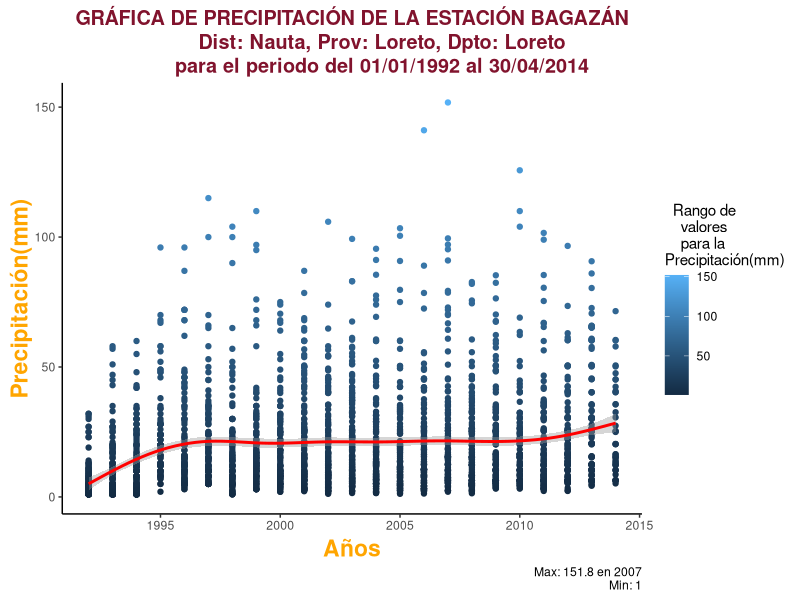
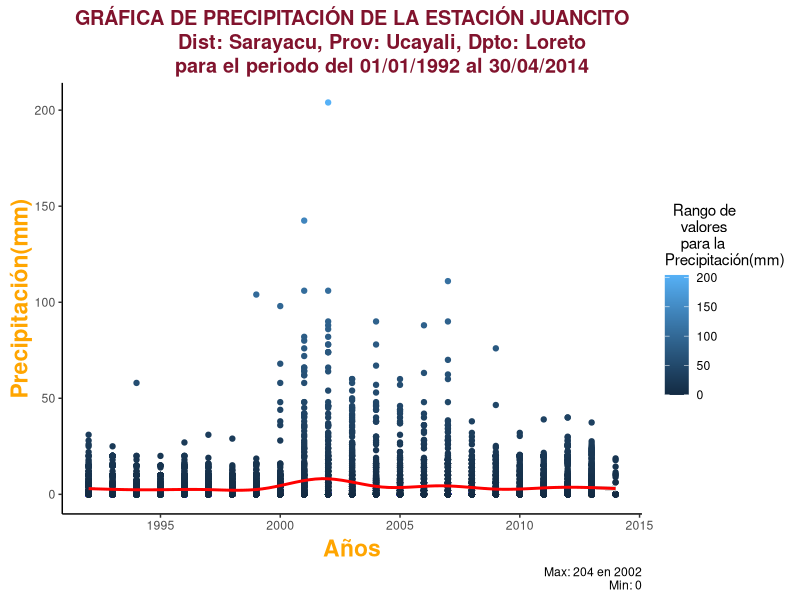
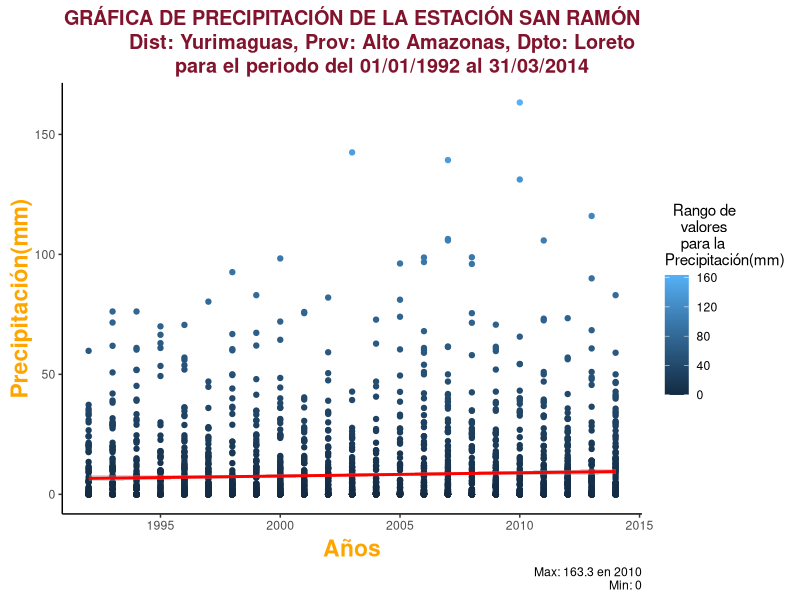
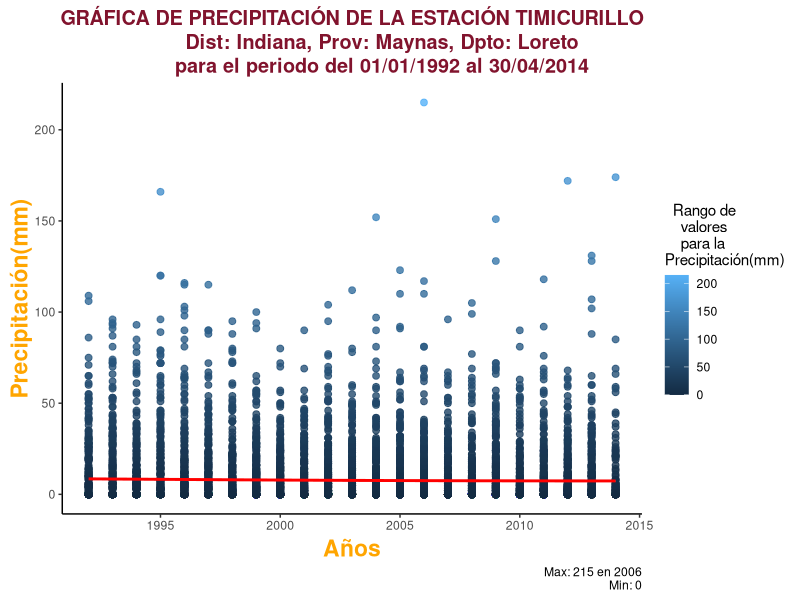
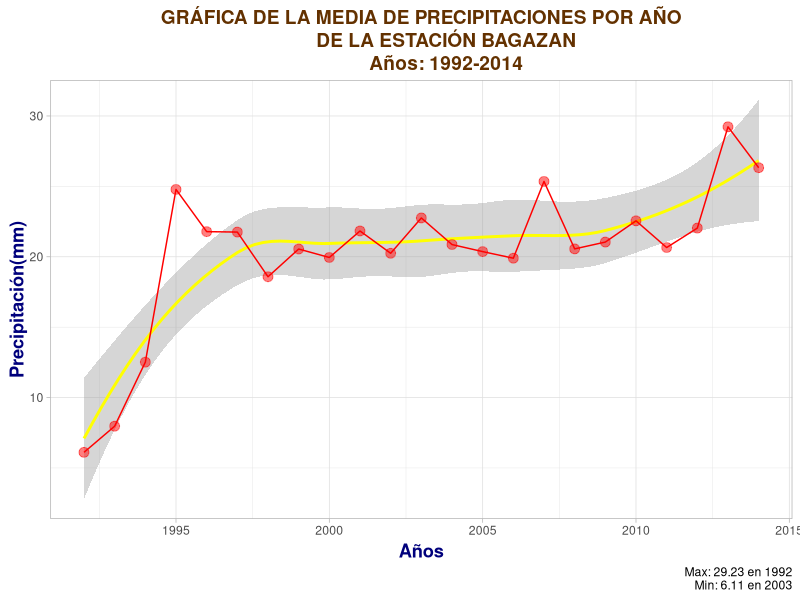
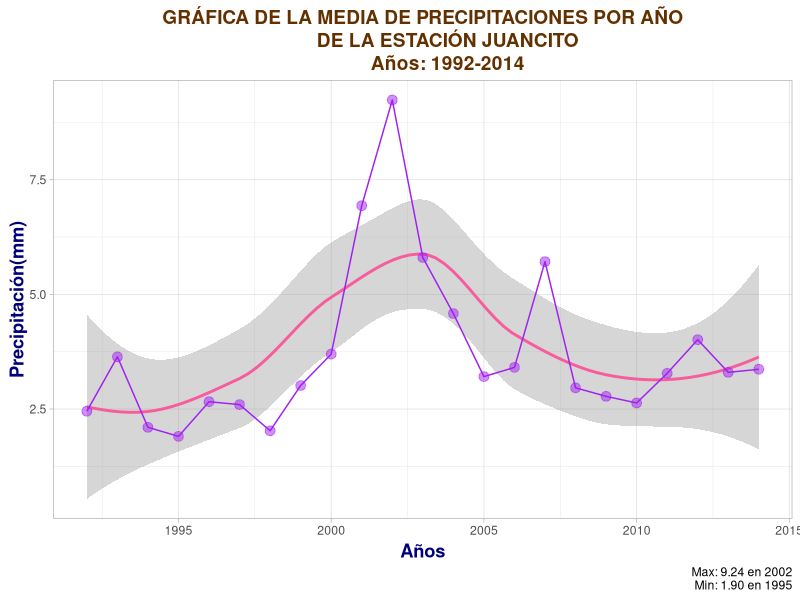
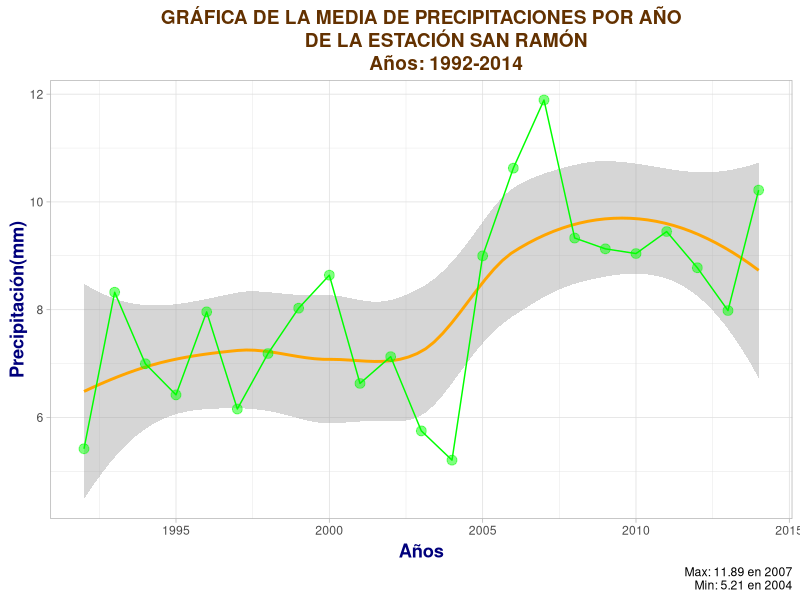
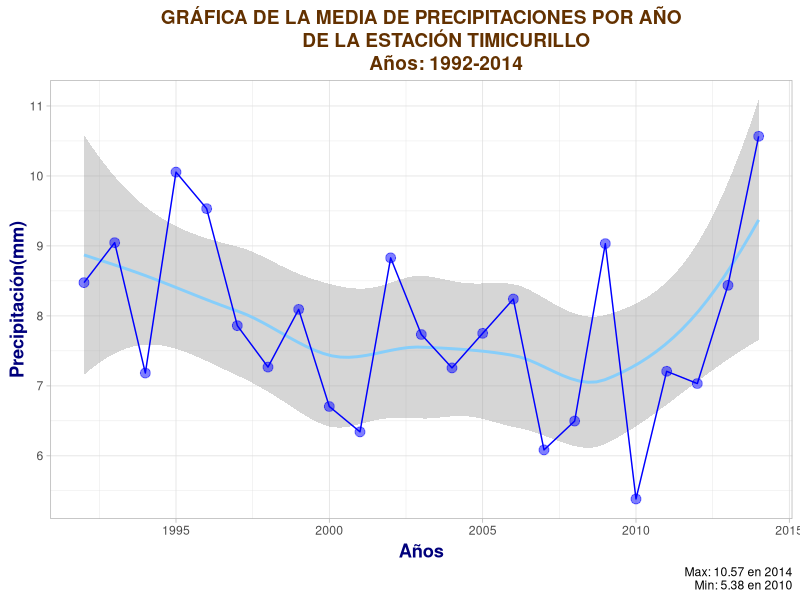

Reproduce these figures in R, in order.
library(tidyverse)
library(dplyr)
library(readxl)
library(ncdf4)
library(Hmisc)


#----DATOS HISTÓRICOS DE LAS ESTACIONES
##BAGAZAN - 01/01/1964-30/04/2014
##JUANCITO - 01/09/1964-31/01/2014
##SAN RAMON - 01/05/1969-31/07/2014
##TIMICURILLO - 01/01/1992-30/04/2014

#----SE TOMAN LAS FECHAS COMUNES
#01/01/1992 - 2014


#----ESTACION BAGAZAN
##Leemos el Excel
Bagazan = read_excel("Loreto_Bagazan.xlsx")
View(Bagazan)
##Filtramos los años en común con las demás estaciones
Bagazan_pp = Bagazan %>% 
  filter(Column1 >= 1992 & Column4)
View(Bagazan_pp)

##La precipitación máxima es 151.8
max(Bagazan_pp$Column4)
##La precipitación mínima es 1
  min(Bagazan_pp$Column4)

##Ploteamos la precipitación de la estación
ggplot(Bagazan_pp, aes(x=Column1, y = Column4)) + 
  geom_point(aes(color = Column4)) +
  geom_smooth(color= "Red") +
  theme_classic() +
  ggtitle("GRÁFICA DE PRECIPITACIÓN DE LA ESTACIÓN BAGAZÁN
          Dist: Nauta, Prov: Loreto, Dpto: Loreto
          para el periodo del 01/01/1992 al 30/04/2014") +
  theme(plot.title = element_text(size=rel(1.3),
                                  face="bold",
                                  vjust=0.5,
                                  hjust=0.5,
                                  color="#81132D",
                                  lineheigh=1.0)) + 
  labs(x="Años", y="Precipitación(mm)",
       caption = "Max: 151.8 en 2007
                  Min: 1",
       color = "  Rango de
    valores 
    para la 
Precipitación(mm)") +
  theme(axis.title.x = element_text(face="bold",
                                    vjust=0.5,
                                    color="orange",
                                    size=rel(1.5))) +
  theme(axis.title.y = element_text(face="bold",
                                    vjust=0.5,
                                    color="orange",
                                    size=rel(1.5)))
               
#----ESTACIO JUANCITO
##Leemos el Excel
Juancito = read_excel("Loreto_Juancito.xlsx")
View(Juancito)
##Filtramos los años en común con las demás estaciones y eliminamos los valores
##de los que no hubo registros
Juancito_pp = Juancito %>% 
  filter(Column1 >= 1992 & Column4 %nin% "-99.9")
View(Juancito_pp)

##La precipitación máxima es 204
max(Juancito_pp$Column4)
##La precipitación mínima es 0
min(Juancito_pp$Column4)

##Ploteamos la precipitación de la estación
ggplot(Juancito_pp, aes(x=Column1, y = Column4)) + 
  geom_point(aes(color = Column4)) +
  geom_smooth(color= "Red") +
  theme_classic() +
  ggtitle("GRÁFICA DE PRECIPITACIÓN DE LA ESTACIÓN JUANCITO
          Dist: Sarayacu, Prov: Ucayali, Dpto: Loreto
          para el periodo del 01/01/1992 al 30/04/2014") +
  theme(plot.title = element_text(size=rel(1.3),
                                  face="bold",
                                  vjust=0.5,
                                  hjust=0.5,
                                  color="#81132D",
                                  lineheigh=1.0)) + 
  labs(x="Años", y="Precipitación(mm)",
       caption = "Max: 204 en 2002
                  Min: 0",
       color = "  Rango de
    valores 
    para la 
Precipitación(mm)") +
  theme(axis.title.x = element_text(face="bold",
                                    vjust=0.5,
                                    color="orange",
                                    size=rel(1.5))) +
  theme(axis.title.y = element_text(face="bold",
                                    vjust=0.5,
                                    color="orange",
                                    size=rel(1.5)))

#----ESTACIÓN SAN RAMON
##Leemos el Excel
San_Ramon = read_excel("Loreto_SanRamon.xlsx")
View(San_Ramon)
##Filtramos los años en común con las demás estaciones y eliminamos los valores
##de los que no hubo registros
San_Ramon_pp = San_Ramon %>% 
  filter(Column1 >= 1992 & Column2 <= 04 & Column4 %nin% "-99.9")
View(San_Ramon_pp)

##La precipitación máxima es 163.3
max(San_Ramon_pp$Column4)
##La precipitación mínima es 0
min(San_Ramon_pp$Column4)

##Ploteamos la precipitación de la estación
ggplot(San_Ramon_pp, aes(x = Column1, y = Column4)) + 
  geom_point(aes(color = Column4)) + 
  geom_smooth(color= "Red") +
  theme_classic() +
  ggtitle("GRÁFICA DE PRECIPITACIÓN DE LA ESTACIÓN SAN RAMÓN
          Dist: Yurimaguas, Prov: Alto Amazonas, Dpto: Loreto
          para el periodo del 01/01/1992 al 31/03/2014") +
  theme(plot.title = element_text(size=rel(1.3),
                                  face="bold",
                                  vjust=0.5,
                                  hjust=0.5,
                                  color="#81132D",
                                  lineheigh=1.0)) + 
  labs(x="Años", y="Precipitación(mm)",
       caption = "Max: 163.3 en 2010
                  Min: 0",
       color = "  Rango de
    valores 
    para la 
Precipitación(mm)") +
  theme(axis.title.x = element_text(face="bold",
                                    vjust=0.5,
                                    color="orange",
                                    size=rel(1.5))) +
  theme(axis.title.y = element_text(face="bold",
                                    vjust=0.5,
                                    color="orange",
                                    size=rel(1.5)))


#----ESTACIÓN TIMICURILLO
##Leemos el Excel
Timicurillo = read_excel("Loreto_Timicurillo.xlsx")
View(Timicurillo)
##Filtramos los años en común con las demás estaciones y eliminamos los valores
##de los que no hubo registros
Timicurillo_pp = Timicurillo %>% 
  filter(Column4 %nin% "-100")
View(Timicurillo_pp)

##La precipitación máxima es 215
max(Timicurillo_pp$Column4)
##La precipitación mínima es 0
min(Timicurillo_pp$Column4)

##Ploteamos la precipitación de la estación
ggplot(Timicurillo_pp, aes(x=Column1, y = Column4)) + 
  geom_point(aes(color = Column4),
             alpha = 0.8,
             size = 2) +
  geom_smooth(color= "Red") +
  theme_classic() +
  ggtitle("GRÁFICA DE PRECIPITACIÓN DE LA ESTACIÓN TIMICURILLO
          Dist: Indiana, Prov: Maynas, Dpto: Loreto
          para el periodo del 01/01/1992 al 30/04/2014") +
  theme(plot.title = element_text(size=rel(1.3),
                                  face="bold",
                                  vjust=0.5,
                                  hjust=0.5,
                                  color="#81132D",
                                  lineheigh=1.0)) + 
  labs(x="Años", y="Precipitación(mm)",
       caption = "Max: 215 en 2006
                  Min: 0",
       color = "  Rango de
    valores 
    para la 
Precipitación(mm)") +
  theme(axis.title.x = element_text(face="bold",
                                    vjust=0.5,
                                    color="orange",
                                    size=rel(1.5))) +
  theme(axis.title.y = element_text(face="bold",
                                    vjust=0.5,
                                    color="orange",
                                    size=rel(1.5)))

#----HALLANDO LA MEDIA POR AÑO DE CADA ESTACIÓN----#
##ESTACIÓN BAGAZAN
Bagazan_media = Bagazan_pp %>% 
  group_by(Column1) %>% 
  summarise(Media = mean(Column4))
View(Bagazan_media)

max(Bagazan_media$Media)
### La media máxima es 29.23 en 1992 
min(Bagazan_media$Media)
### La media mínima es 6.11 en 2003
ggplot(Bagazan_media, aes(x = Column1, y = Media)) + 
  geom_smooth(color = "yellow") +
  geom_line(colour="red") +
  geom_point(size = 3,
             colour = "red",
             alpha = 0.5) + 
  ggtitle("GRÁFICA DE LA MEDIA DE PRECIPITACIONES POR AÑO
          DE LA ESTACIÓN BAGAZAN
          Años: 1992-2014") +
  theme_light() +
  theme(plot.title = element_text(size=rel(1.25),
                                  face="bold",
                                  vjust=0.5,
                                  hjust=0.5,
                                  color="#633100",
                                  lineheigh=1.0)) + 
  labs(x="Años", y="Precipitación(mm)",
       caption = "Max: 29.23 en 1992
                  Min: 6.11 en 2003") +
  theme(axis.title.x = element_text(face="bold",
                                    vjust=0.5,
                                    color="#00007C",
                                    size=rel(1.2))) +
  theme(axis.title.y = element_text(face="bold",
                                    vjust=0.5,
                                    color="#00007C",
                                    size=rel(1.2)))
##ESTACIÓN JUANCITO
Juancito_media = Juancito_pp %>% 
  group_by(Column1) %>% 
  summarise(Media = mean(Column4))
View(Juancito_media)

max(Juancito_media$Media)
### La media máxima es 9.24 en 2002
min(Juancito_media$Media)
### La media mínima es 1.90 en 1995

ggplot(Juancito_media, aes(x = Column1, y = Media)) + 
  geom_smooth(color = "#F75C9D") +
  geom_line(colour="purple") +
  geom_point(size = 3,
             colour = "purple",
             alpha = 0.5) + 
  ggtitle("GRÁFICA DE LA MEDIA DE PRECIPITACIONES POR AÑO
          DE LA ESTACIÓN JUANCITO
          Años: 1992-2014") +
  theme_light() +
  theme(plot.title = element_text(size=rel(1.25),
                                  face="bold",
                                  vjust=0.5,
                                  hjust=0.5,
                                  color="#633100",
                                  lineheigh=1.0)) + 
  labs(x="Años", y="Precipitación(mm)",
       caption = "Max: 9.24 en 2002
                  Min: 1.90 en 1995") +
  theme(axis.title.x = element_text(face="bold",
                                    vjust=0.5,
                                    color="#00007C",
                                    size=rel(1.2))) +
  theme(axis.title.y = element_text(face="bold",
                                    vjust=0.5,
                                    color="#00007C",
                                    size=rel(1.2)))
##ESTACIÓN SAN RAMÓN
SanRamon_media = San_Ramon_pp %>% 
  group_by(Column1) %>% 
  summarise(Media = mean(Column4))
View(SanRamon_media)

max(SanRamon_media$Media)
### La media máxima es  11.89 en 2007
min(SanRamon_media$Media)
### La media mínima es 5.21 en 2004

ggplot(SanRamon_media, aes(x = Column1, y = Media)) + 
  geom_smooth(color = "orange") +
  geom_line(colour="green") +
  geom_point(size = 3,
             colour = "green",
             alpha = 0.5) + 
  ggtitle("GRÁFICA DE LA MEDIA DE PRECIPITACIONES POR AÑO
          DE LA ESTACIÓN SAN RAMÓN
          Años: 1992-2014") +
  theme_light() +
  theme(plot.title = element_text(size=rel(1.25),
                                  face="bold",
                                  vjust=0.5,
                                  hjust=0.5,
                                  color="#633100",
                                  lineheigh=1.0)) + 
  labs(x="Años", y="Precipitación(mm)",
       caption = "Max: 11.89 en 2007
                  Min: 5.21 en 2004") +
  theme(axis.title.x = element_text(face="bold",
                                    vjust=0.5,
                                    color="#00007C",
                                    size=rel(1.2))) +
  theme(axis.title.y = element_text(face="bold",
                                    vjust=0.5,
                                    color="#00007C",
                                    size=rel(1.2)))

##ESTACIÓN TIMICURILLO
Timicurillo_media = Timicurillo_pp %>% 
  group_by(Column1) %>% 
  summarise(Media = mean(Column4))
View(Timicurillo_media)

max(Timicurillo_media$Media)
### La media máxima es 10.57 en 2014
min(Timicurillo_media$Media)
### La media mínima es 5.38 en 2010

ggplot(Timicurillo_media, aes(x = Column1, y = Media)) + 
  geom_smooth(color = "#87CEFA") +
  geom_line(colour="blue") +
  geom_point(size = 3,
             colour = "blue",
             alpha = 0.5) + 
  ggtitle("GRÁFICA DE LA MEDIA DE PRECIPITACIONES POR AÑO
          DE LA ESTACIÓN TIMICURILLO
          Años: 1992-2014") +
  theme_light() +
  theme(plot.title = element_text(size=rel(1.25),
                                  face="bold",
                                  vjust=0.5,
                                  hjust=0.5,
                                  color="#633100",
                                  lineheigh=1.0)) + 
  labs(x="Años", y="Precipitación(mm)",
       caption = "Max: 10.57 en 2014
                  Min: 5.38 en 2010") +
  theme(axis.title.x = element_text(face="bold",
                                    vjust=0.5,
                                    color="#00007C",
                                    size=rel(1.2))) +
  theme(axis.title.y = element_text(face="bold",
                                    vjust=0.5,
                                    color="#00007C",
                                    size=rel(1.2)))

#----HALLANDO EL MAXIMO POR AÑO DE CADA ESTACIÓN
##ESTACIÓN BAGAZAN
Bagazan_max = Bagazan_pp %>% 
  group_by(Column1) %>% 
  summarise(Máximo = max(Column4))
View(Bagazan_max)

max(Bagazan_max$Máximo)
### La máximo es 151.8 en 2007
min(Bagazan_max$Máximo)
### El mínimo es 32 en 1992

ggplot(Bagazan_max, aes(x = Column1, y = Máximo)) + 
  geom_smooth(color = "yellow") +
  geom_line(colour="red") +
  geom_point(size = 3,
             colour = "red",
             alpha = 0.5) + 
  ggtitle("GRÁFICA DEL MÁXIMO DE PRECIPITACIONES POR AÑO
          DE LA ESTACIÓN BAGAZAN
          Años: 1992-2014") +
  theme_light() +
  theme(plot.title = element_text(size=rel(1.25),
                                  face="bold",
                                  vjust=0.5,
                                  hjust=0.5,
                                  color="#633100",
                                  lineheigh=1.0)) + 
  labs(x="Años", y="Precipitación(mm)",
       caption = "Max: 151.8 en 2007
                  Min: 32 en 1992") +
  theme(axis.title.x = element_text(face="bold",
                                    vjust=0.5,
                                    color="#00007C",
                                    size=rel(1.2))) +
  theme(axis.title.y = element_text(face="bold",
                                    vjust=0.5,
                                    color="#00007C",
                                    size=rel(1.2)))

##ESTACIÓN JUANCITO
Juancito_max = Juancito_pp %>% 
  group_by(Column1) %>% 
  summarise(Máximo = max(Column4))
View(Juancito_max)

max(Juancito_max$Máximo)
### La máximo es  204 en 2002
min(Juancito_max$Máximo)
### El mínimo es 18.7 en 2014

ggplot(Juancito_max, aes(x = Column1, y = Máximo)) + 
  geom_smooth(color = "#F75C9D") +
  geom_line(colour="purple") +
  geom_point(size = 3,
             colour = "purple",
             alpha = 0.5) + 
  ggtitle("GRÁFICA DEL MÁXIMO DE PRECIPITACIONES POR AÑO
          DE LA ESTACIÓN JUANCITO
          Años: 1992-2014") +
  theme_light() +
  theme(plot.title = element_text(size=rel(1.25),
                                  face="bold",
                                  vjust=0.5,
                                  hjust=0.5,
                                  color="#633100",
                                  lineheigh=1.0)) + 
  labs(x="Años", y="Precipitación(mm)",
       caption = "Max: 204 en 2002
                  Min: 18.7 en 2014") +
  theme(axis.title.x = element_text(face="bold",
                                    vjust=0.5,
                                    color="#00007C",
                                    size=rel(1.2))) +
  theme(axis.title.y = element_text(face="bold",
                                    vjust=0.5,
                                    color="#00007C",
                                    size=rel(1.2)))
##ESTACIÓN SAN RAMÓN
SanRamon_max = San_Ramon_pp %>% 
  group_by(Column1) %>% 
  summarise(Máximo = max(Column4))
View(SanRamon_max)

max(SanRamon_max$Máximo)
### La máximo es  163.3 en 2010
min(SanRamon_max$Máximo)
### El mínimo es 59.8 en 1992

ggplot(SanRamon_max, aes(x = Column1, y = Máximo)) + 
  geom_smooth(color = "orange") +
  geom_line(colour="green") +
  geom_point(size = 3,
             colour = "green",
             alpha = 0.5) + 
  ggtitle("GRÁFICA DEL MÁXIMO DE PRECIPITACIONES POR AÑO
          DE LA ESTACIÓN SAN RAMÓN
          Años: 1992-2014") +
  theme_light() +
  theme(plot.title = element_text(size=rel(1.25),
                                  face="bold",
                                  vjust=0.5,
                                  hjust=0.5,
                                  color="#633100",
                                  lineheigh=1.0)) + 
  labs(x="Años", y="Precipitación(mm)",
       caption = "Max: 163.3 en 2010
                  Min: 59.8 en 1992") +
  theme(axis.title.x = element_text(face="bold",
                                    vjust=0.5,
                                    color="#00007C",
                                    size=rel(1.2))) +
  theme(axis.title.y = element_text(face="bold",
                                    vjust=0.5,
                                    color="#00007C",
                                    size=rel(1.2)))

##ESTACIÓN TIMICURILLO
Timicurillo_max = Timicurillo_pp %>% 
  group_by(Column1) %>% 
  summarise(Máximo = max(Column4))
View(Timicurillo_max)

max(Timicurillo_max$Máximo)
### La máximo es  215 en 2000
min(Timicurillo_max$Máximo)
### El mínimo es 80 en 2006

ggplot(Timicurillo_max, aes(x = Column1, y = Máximo)) + 
  geom_smooth(color = "#87CEFA") +
  geom_line(colour="blue") +
  geom_point(size = 3,
             colour = "blue",
             alpha = 0.5) + 
  ggtitle("GRÁFICA DEL MÁXIMO DE PRECIPITACIONES POR AÑO
          DE LA ESTACIÓN TIMICURILLO
          Años: 1992-2014") +
  theme_light() +
  theme(plot.title = element_text(size=rel(1.25),
                                  face="bold",
                                  vjust=0.5,
                                  hjust=0.5,
                                  color="#633100",
                                  lineheigh=1.0)) + 
  labs(x="Años", y="Precipitación(mm)",
       caption = "Max: 215 en 200
                  Min: 80 en 2006") +
  theme(axis.title.x = element_text(face="bold",
                                    vjust=0.5,
                                    color="#00007C",
                                    size=rel(1.2))) +
  theme(axis.title.y = element_text(face="bold",
                                    vjust=0.5,
                                    color="#00007C",
                                    size=rel(1.2)))

#----HALLANDO EL MINIMO POR AÑO DE CADA ESTACIÓN
##ESTACIÓN BAGAZAN
Bagazan_min = Bagazan_pp %>% 
  group_by(Column1) %>% 
  summarise(Mínimo = min(Column4))
View(Bagazan_min)

max(Bagazan_min$Mínimo)
### La máximo es 5.2 en 2014
min(Bagazan_min$Mínimo)
### El mínimo es 1

ggplot(Bagazan_min, aes(x = Column1, y = Mínimo)) + 
  geom_smooth(color = "yellow") +
  geom_line(colour="red") +
  geom_point(size = 3,
             colour = "red",
             alpha = 0.5) + 
  ggtitle("GRÁFICA DEL MÍNIMO DE PRECIPITACIONES POR AÑO
          DE LA ESTACIÓN BAGAZAN
          Años: 1992-2014") +
  theme_light() +
  theme(plot.title = element_text(size=rel(1.25),
                                  face="bold",
                                  vjust=0.5,
                                  hjust=0.5,
                                  color="#633100",
                                  lineheigh=1.0)) + 
  labs(x="Años", y="Precipitación(mm)",
       caption = "Max: 5.2 en 2014
                  Min: 1") +
  theme(axis.title.x = element_text(face="bold",
                                    vjust=0.5,
                                    color="#00007C",
                                    size=rel(1.2))) +
  theme(axis.title.y = element_text(face="bold",
                                    vjust=0.5,
                                    color="#00007C",
                                    size=rel(1.2)))

##ESTACIÓN JUANCITO
Juancito_min = Juancito_pp %>% 
  group_by(Column1) %>% 
  summarise(Mínimo = min(Column4))
View(Juancito_min)

ggplot(Juancito_min, aes(x = Column1, y = Mínimo)) + 
  geom_smooth(color = "#F75C9D") +
  geom_line(colour="purple") +
  geom_point(size = 3,
             colour = "purple",
             alpha = 0.5) + 
  ggtitle("GRÁFICA DEL MÍNIMO DE PRECIPITACIONES POR AÑO
          DE LA ESTACIÓN JUANCITO
          Años: 1992-2014") +
  theme_light() +
  theme(plot.title = element_text(size=rel(1.25),
                                  face="bold",
                                  vjust=0.5,
                                  hjust=0.5,
                                  color="#633100",
                                  lineheigh=1.0)) + 
  labs(x="Años", y="Precipitación(mm)") +
  theme(axis.title.x = element_text(face="bold",
                                    vjust=0.5,
                                    color="#00007C",
                                    size=rel(1.2))) +
  theme(axis.title.y = element_text(face="bold",
                                    vjust=0.5,
                                    color="#00007C",
                                    size=rel(1.2)))

##ESTACIÓN SAN RAMÓN
SanRamon_min = San_Ramon_pp %>% 
  group_by(Column1) %>% 
  summarise(Mínimo = min(Column4))
View(SanRamon_min)

ggplot(SanRamon_min, aes(x = Column1, y = Mínimo)) + 
  geom_smooth(color = "orange") +
  geom_line(colour="green") +
  geom_point(size = 3,
             colour = "green",
             alpha = 0.5) + 
  ggtitle("GRÁFICA DEL MÍNIMO DE PRECIPITACIONES POR AÑO
          DE LA ESTACIÓN SAN RAMÓN
          Años: 1992-2014") +
  theme_light() +
  theme(plot.title = element_text(size=rel(1.25),
                                  face="bold",
                                  vjust=0.5,
                                  hjust=0.5,
                                  color="#633100",
                                  lineheigh=1.0)) + 
  labs(x="Años", y="Precipitación(mm)") +
  theme(axis.title.x = element_text(face="bold",
                                    vjust=0.5,
                                    color="#00007C",
                                    size=rel(1.2))) +
  theme(axis.title.y = element_text(face="bold",
                                    vjust=0.5,
                                    color="#00007C",
                                    size=rel(1.2)))

##ESTACIÓN TIMICURILLO
Timicurillo_min = Timicurillo_pp %>% 
  group_by(Column1) %>% 
  summarise(Mínimo = min(Column4))
View(Timicurillo_min)

ggplot(Timicurillo_min, aes(x = Column1, y = Mínimo)) + 
  geom_smooth(color = "#87CEFA") +
  geom_line(colour="blue") +
  geom_point(size = 3,
             colour = "blue",
             alpha = 0.5) + 
  ggtitle("GRÁFICA DEL MÍNIMO DE PRECIPITACIONES POR AÑO
          DE LA ESTACIÓN TIMICURILLO
          Años: 1992-2014") +
  theme_light() +
  theme(plot.title = element_text(size=rel(1.25),
                                  face="bold",
                                  vjust=0.5,
                                  hjust=0.5,
                                  color="#633100",
                                  lineheigh=1.0)) + 
  labs(x="Años", y="Precipitación(mm)") +
  theme(axis.title.x = element_text(face="bold",
                                    vjust=0.5,
                                    color="#00007C",
                                    size=rel(1.2))) +
  theme(axis.title.y = element_text(face="bold",
                                    vjust=0.5,
                                    color="#00007C",
                                    size=rel(1.2)))
